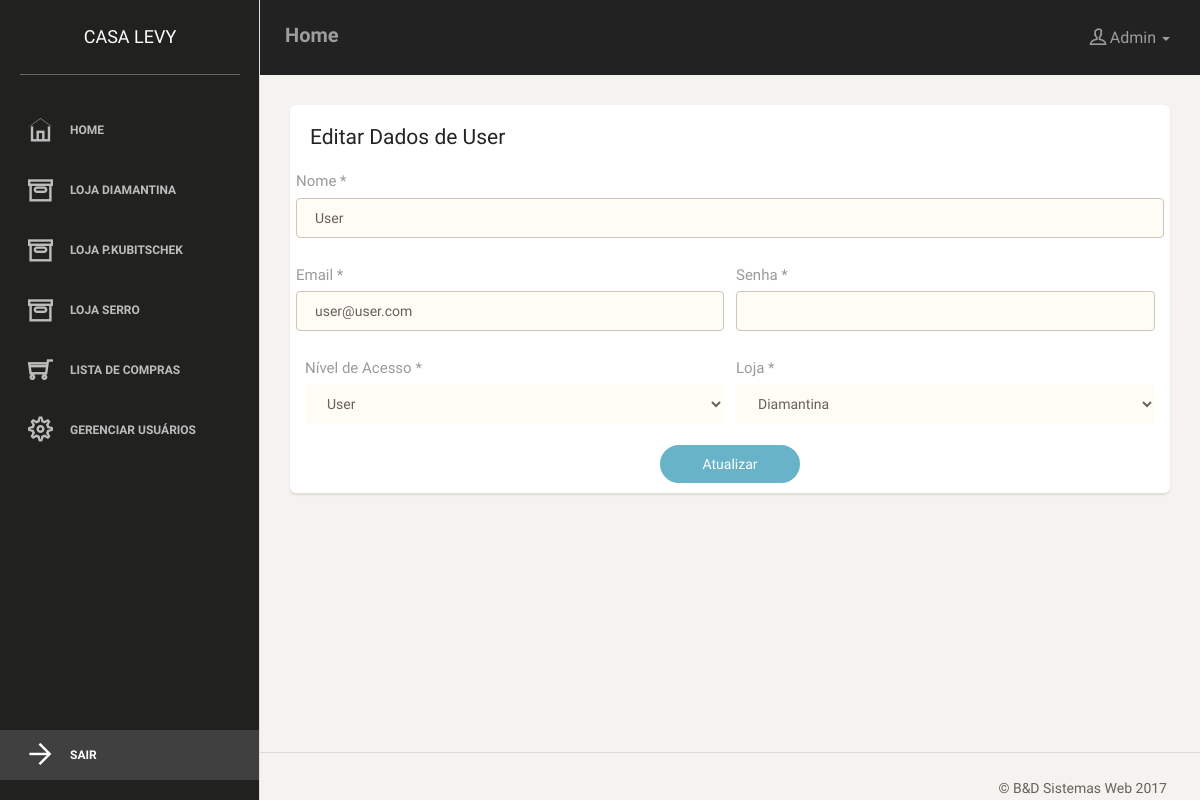
Page /edit_useradmin.php?id=2 (signed in) on the committed database.
### tables this page shows
CREATE TABLE `user` (
  `id_user` int(255) NOT NULL AUTO_INCREMENT,
  `nome_user` varchar(255) NOT NULL,
  `email_user` varchar(255) NOT NULL,
  `senha_user` varchar(255) NOT NULL,
  `nivel_acesso` varchar(255) NOT NULL,
  `loja` varchar(255) NOT NULL,
  PRIMARY KEY (`id_user`)
);

### engine/classes/user.php (called while the page is built, shortened)
<?php
	class User {
		public function Read($id) {
			$sql = "
				SELECT *
				FROM
					user AS t1
				WHERE
					t1.id_user  = '$id'
			";
			$DB = new DB();
			$DB->open();
			$Data = $DB->fetchData($sql);
			return $Data[0];
		}
	};
?>

### engine/bd/bd.php (called while the page is built, shortened)
<?php
class DB
{
    private $dbi;
    function open()
    {
		$this->dbi = new PDO('mysql:host='.DB_HOSTI.';dbname='.DB_DATABASEI.';charset=utf8mb4',DB_USERNAMEI,DB_PASSWORDI);
		$this->dbi->setAttribute(PDO::ATTR_ERRMODE, PDO::ERRMODE_EXCEPTION);
		$this->dbi->setAttribute(PDO::ATTR_EMULATE_PREPARES, false);
    }
    function close()
    {
        $this->dbi = NULL;
    }
	function fetchData($sql)
    {
		$stmt = $this->dbi->query($sql);
		$results = $stmt->fetchAll(PDO::FETCH_ASSOC);
		return $results;
    }
}
?>

### edit_useradmin.php (the view, shortened to what this page needs)
<!doctype html>
<html lang="en">
<head>
    <link href="css/bootstrap.min.css" rel="stylesheet" />
    <link href="css/animate.min.css" rel="stylesheet"/>
    <link href="css/paper-dashboard.css" rel="stylesheet"/>
    <link href="css/demo.css" rel="stylesheet" />
    <link href="http://maxcdn.bootstrapcdn.com/font-awesome/latest/css/font-awesome.min.css" rel="stylesheet">
    <link href="css/themify-icons.css" rel="stylesheet">
</head>
<body>
<div class="wrapper">
    <div class="sidebar" data-background-color="black" data-active-color="info">
        <div class="sidebar-wrapper">
            <div class="logo">
                <a href="index.php" class="simple-text">
                    Casa Levy
                </a>
            </div>
            <ul class="nav">
                <li>
                    <a href="index.php">
                        <i class="ti-home"></i>
                        <p>Home</p>
                    </a>
                </li>
                <?php
                   $user = $_SESSION['nivel_acesso'];
                   if ($user === "Admin") {
                 ?>
                <li>
                    <a href="estoque.php?loja=Diamantina">
                        <i class="ti-archive"></i>
                        <p>Loja Diamantina</p>
                    </a>
                </li>
                <li>
                    <a href="estoque.php?loja=P.Kubitschek">
                        <i class="ti-archive"></i>
                        <p>Loja P.Kubitschek</p>
                    </a>
                </li>
                <li>
                    <a href="estoque.php?loja=Serro">
                        <i class="ti-archive"></i>
                        <p>Loja Serro</p>
                    </a>
                </li>
                <li>
                    <a href="lista_compras.php">
                        <i class="ti-shopping-cart"></i>
                        <p>Lista de Compras</p>
                    </a>
                </li>
                <li>
                    <a href="gerir_users.php">
                        <i class="ti-settings"></i>
                        <p>Gerenciar Usuários</p>
                    </a>
                   </li>
                    <?php
                    } ?>
                <li class="active-pro">
                    <a href="#" class="getout">
                        <i class="ti-arrow-right "></i>
                        <p>SAIR</p>
                    </a>
                </li>
            </ul>
        </div>
    </div>
    <div class="main-panel">
        <nav class="navbar navbar-inverse">
            <div class="container-fluid">
                <div class="navbar-header">
                    <a class="navbar-brand" href="index.php">Home</a>
                </div>
                <div class="collapse navbar-collapse">
                    <ul class="nav navbar-nav navbar-right">
                        <li class="dropdown">
                              <a href="#" class="dropdown-toggle" data-toggle="dropdown">
                                    <i class="ti-user"></i>
									<p> <?php echo $_SESSION['name_user'];?> </p>
									<b class="caret"></b>
                              </a>
                        </li>
                    </ul>
                </div>
            </div>
        </nav>
<?php
    $Usuario = new User();
    $Usuario = $Usuario->Read($_GET['id']);
?>
        <div class="content">
            <div class="container-fluid">
                <div class="row">
                    <div class="col-lg-12 col-md-12">
                        <div class="card">
                            <div class="header">
                                <h4 class="title">Editar Dados de <?php echo $Usuario['nome_user']; ?></h4>
                            </div>
                            <div class="content">
                                <form>
                                    <div class="row">
                                        <div class="col-md-12">
                                            <div class="form-group">
                                                <label>Nome *</label>
                                                <input type="text" class="form-control border-input" id="nome_user" value="<?php echo $Usuario['nome_user'] ?>">
                                            </div>
                                        </div>
                                        <div class="col-md-6">
                                            <div class="form-group">
                                                <label for="exampleInputEmail1">Email *</label>
                                                <input type="email" class="form-control border-input" id="email_user" value="<?php echo $Usuario['email_user'] ?>">
                                            </div>
                                        </div>
                                        <div class="col-md-6">
                                            <div class="form-group">
                                                <label for="exampleInputEmail1">Senha *</label>
                                                <input type="password" class="form-control border-input" id="senha_user">
                                            </div>
                                        </div>
                                    </div>
                                    <div class="row">
                                        <div class="col-md-6">
                                            <div class="form-group">
                                              <label for="nivel_acesso">Nível de Acesso *</label>
                                              <select class="form-control" id="nivel_acesso">
                                                <option <?php if($Usuario['nivel_acesso'] == 'User'){echo 'selected';} ?>>User</option>
                                              </select>
                                            </div>
                                        </div>
                                        <div class="col-md-6">
                                            <div class="form-group">
                                              <label for="loja">Loja *</label>
                                              <select class="form-control" id="loja">
                                                <option <?php if($Usuario['loja'] == 'Diamantina'){echo 'selected';} ?>>Diamantina</option>
                                              </select>
                                            </div>
                                        </div>
                                    </div>
                                    <div class="text-center">
                                        <button type="submit" class="btn btn-info btn-fill btn-wd" id="Atualizar">Atualizar</button>
                                    </div>
                                </form>
                            </div>
                        </div>
                    </div>
                </div>
            </div>
        </div>
        <footer class="footer">
            <div class="container-fluid">
                <div class="copyright pull-right">
					&copy; B&D Sistemas Web <script>document.write(new Date().getFullYear())</script>
				</div>
            </div>
        </footer>
    </div>
</div>
</body>
</html>

### css/demo.css (style rules this page uses)
.sidebar .nav > li.active-pro { position: absolute; width: 100%; bottom: 10px; }
.sidebar .nav > li.active-pro a { background: rgba(255, 255, 255, 0.14); opacity: 1; color: #FFFFFF; }

### rows in the picture
user: nome_user "User", email_user "user@user.com", nivel_acesso "User", loja "Diamantina"

### other values in the picture
$_SESSION['name_user'] "Admin"
